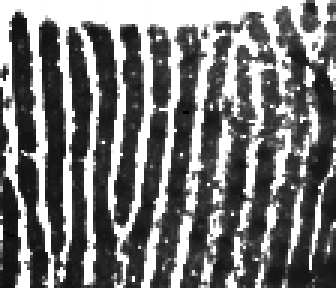
%> input picture 1.bmp, 112 x 96 px (shown 3 times larger)
$ octave WatarShed.m   (GNU Octave 9; MATLAB toolbox functions it lacks are replaced by stand-ins)
%> lines starting %> are read from the running program, lines starting %| are printed output that depends on the picture; in (x1, y1, x2, y2) boxes, pixels count from 0 and x2, y2 are one past the last pixel; in counts of white or black regions, pixels touching at a corner belong together; the program's own positions count from 1
%% 转灰度，转梯度
rgb=imread('1.bmp');
%> rgb is the input picture: size 96x112x3 uint8; min 0, max 255, mean 120.1
%rgb = imread('pears.png');
I = rgb2gray(rgb);
subplot(341);imshow(I),title('input image');
I_binary= im2bw(I,graythresh(I));       %对图像二值化
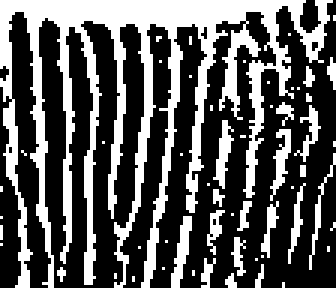
%> I_binary: size 96x112 logical (shown 3 times larger); 35.4% white; 56 white regions (42 under 20 px), largest, box (x1, y1, x2, y2) and area: (0, 0, 111, 96) 3088, (57, 72, 64, 96) 81, (90, 43, 97, 67) 72
subplot(342);imshow(I_binary,[]), title('binary of input image)')
% I_watershed=watershed(I)%直接分割会出现过度分割的情况
% figure, imshow(I_watershed), title('Watershed transform of original image')
hy = fspecial('sobel');
hx = hy';
Iy = imfilter(double(I), hy, 'replicate');
Ix = imfilter(double(I), hx, 'replicate');
%gradmag = sqrt(Ix.^2 + Iy.^2);
Im=double(I);
[ix,iy]=gradient(Im);
gradmag = sqrt(ix.*ix+iy.*iy);
gradmag = uint8(gradmag);
%> gradmag: size 96x112 uint8
subplot(3,4,11);imshow(gradmag),title('gradmag');
% figure;imshow(gradmag,[]), title('Gradient magnitude (gradmag)')

% L_watershed_gradmag = watershed(gradmag);
% %L = label2rgb(L);
% figure, imshow(L_watershed_gradmag), title('Watershed transform of gradient magnitude')
% %RigionMin = imregionalmin(L_watershed_gradmag);
% RigionMin = imregionalmin(I);%计算原始图像的 regionalmin
% figure;imshow(RigionMin ,[]), title('region minima')
%
% RigionMin_modified=bwareaopen(RigionMin, 20);
% figure;imshow(RigionMin ,[]), title('modified region minima')
%
% externalMakers=watershed(RigionMin);
% figure;imshow(externalMakers,[]), title('externalMakers')
%MakerImage = imimposemin(I_binary, RigionMin);
%figure;imshow(MakerImage,[]), title('MakerImage')


%% comput the background markers
% D = bwdist(RigionMin);
% %figure;imshow(D), title('D')
% DL = watershed(D);
% backMakers = DL == 0;
% figure;imshow(DL), title('Watershed ridge lines (bgm)')


%%
%Mark the Foreground Objects
se = strel('square', 3);
%Io = imopen(I, se);
%figure;imshow(Io), title('Opening (Io)')
Ie = imerode(I, se);
Iobr = imreconstruct(Ie, I);
%figure;imshow(Iobr), title('Opening-by-reconstruction (Iobr)')
%Ioc = imclose(Io, se);
% figure;imshow(Ioc), title('Opening-closing (Ioc)')
Iobrd = imdilate(Iobr, se);
Iobrcbr = imreconstruct(imcomplement(Iobrd), imcomplement(Iobr));
%作用：Calculate the regional maxima of Iobrcbr to obtain good foreground markers.
Iobrcbr = imcomplement(Iobrcbr);%Iobrcbr为经过什么开环闭环重建后的image，暂时不知道有没有用
subplot(343);imshow(Iobrcbr), title('Opening-closing by reconstruction (Iobrcbr)')
%imreginalmax() 返回该像素与其周围8个像素点比较是否为最大值，是则返回1，否则返回0
fgm = imregionalmin(Iobrcbr);
%> fgm: size 96x112 logical; 12.3% white in thin lines or dots
subplot(344);imshow(fgm), title('Regional minima of opening-closing by reconstruction (fgm)')
I2 = I;%(原来这里是I哦！！！！！想改成Iobrcbr）
I2(fgm) = 255;%将为1的像素点赋值为255(regional minima设置为白色)
%> I2: size 96x112 uint8; min 7, max 255, mean 147.4
%感觉这里I2效果最好
subplot(345); imshow(I2), title('Regional minima  is tapped on original image (I2)')


%%---------------------对foreground Makers进行 modify-------------------%%
%%-------------- 问题应该出现在这里面-------------------------/
%不modified的话fgb太多，最后的结果太复杂，modified的话有fgb太少，最后无法分割
se2 = strel(ones(2,2));
fgm2 = imopen(fgm, se2);
%> fgm2: size 96x112 logical; 10.1% white in thin lines or dots
%fgm3 = imreconstruct(fgm2, fgm);  %这句话把好多Rigional minima都给去除了
fgm3 = bwareaopen(fgm2, 5);
%> fgm3: size 96x112 logical; 9.9% white in thin lines or dots
I3 = I;
I3(fgm3) = 255;% I3为改善后的原图像的 regional minima,暂时还不知道是否有用
%> I3: size 96x112 uint8; min 7, max 255, mean 142.1

%subplot(346);imshow(fgm3);title('Modified regional maxima superimposed on original image (fgm4)')

%%
%Compute Background Markers
%bw1 = im2bw(Iobrcbr, graythresh(Iobrcbr));
bw1 = im2bw(I3, graythresh(I3)); %二值化(I2就是加了白块的I)
%> bw1: size 96x112 logical; 45.1% white; 67 white regions (55 under 20 px), largest, box (x1, y1, x2, y2) and area: (0, 0, 112, 96) 3891, (87, 61, 102, 88) 122, (57, 72, 68, 96) 118
%subplot(3,4,12);imshow(bw1),title('binary of I2')
D = bwdist(bw1);
DL = watershed(D);
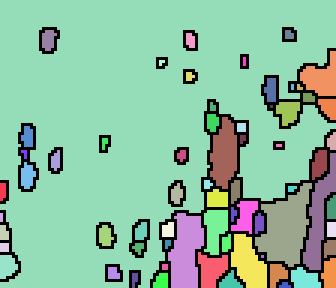
%> DL: size 96x112 uint8 (shown 3 times larger); 68 distinct labels, from 0 to 67; one colour per label, 0 black
bgm = DL == 0; %bgm一开始是0，然后将DL中值为0的像素点赋值给 bgm为1
%> bgm: size 96x112 logical; 10.7% white in thin lines or dots
fgm3(bgm)=255;
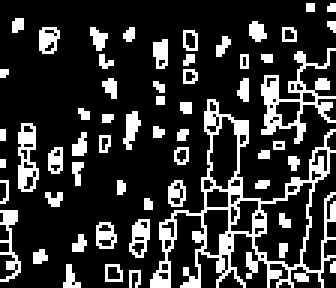
%> fgm3: size 96x112 logical (shown 3 times larger); 20.6% white in thin lines or dots
subplot(347); imshow(fgm3), title('bgm')
bw1(fgm3)=255;
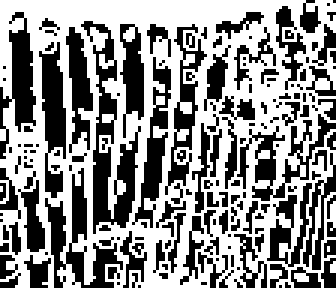
%> bw1: size 96x112 logical (shown 3 times larger); 55.8% white; 162 black regions (121 under 20 px), largest, box (x1, y1, x2, y2) and area: (27, 7, 47, 78) 460, (15, 56, 41, 96) 343, (79, 38, 112, 67) 281
subplot(346);imshow(bw1)

backMaker=watershed(im2bw(I2, graythresh(I2)));
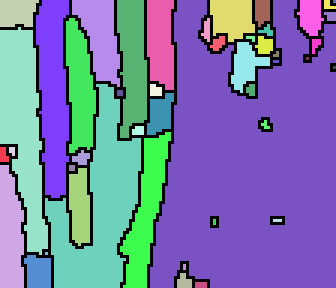
%> backMaker: size 96x112 uint8 (shown 3 times larger); 47 distinct labels, from 0 to 46; one colour per label, 0 black
subplot(348);imshow(backMaker),title('my_backMaker')
gradmag2 = imimposemin(gradmag,fgm|bgm);
gradmag2=uint8(gradmag2);
%subplot(3,4,12);imshow(gradmag2),title('gradmag2')
%gradmag2 = imimposemin(gradmag,fgm4);
subplot(3,4,12); imshow(gradmag2), title('gradmag2')
L = watershed(gradmag2);
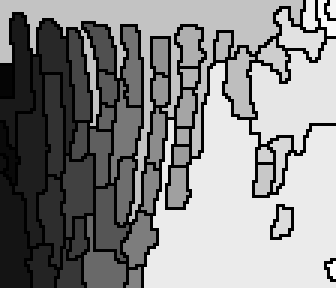
%> L: size 96x112 uint8 (shown 3 times larger); min 0, max 51, mean 27.2; drawn with min black and max white
subplot(349);imshow(label2rgb(L)),title('final result')
%> after `imshow(label2rgb(L))`:
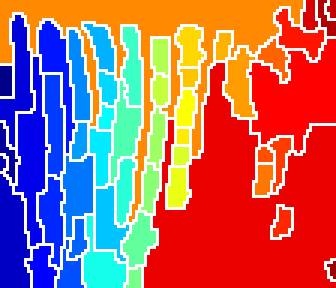
%> displayed picture: size 96x112x3, on the screen's scale of 0 to 255 (shown 3 times larger); mean R, G, B 178, 107, 109.8
I4 = I;
%> (the run ends here)

$ run again, with 271_2_2.jpg saved as 1.bmp
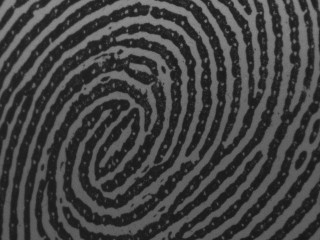
%> input picture 271_2_2.jpg, 320 x 240 px
%> rgb is the input picture: size 240x320 uint8; min 18, max 148, mean 66.1
%> `I_binary= im2bw(I,graythresh(I));`:
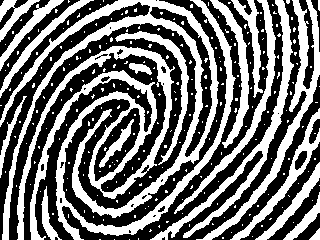
%> I_binary: size 240x320 logical; 44.4% white; 273 white regions (253 under 20 px), largest, box (x1, y1, x2, y2) and area: (17, 0, 236, 240) 9559, (0, 0, 219, 240) 7056, (150, 0, 294, 240) 2909
%> fgm: size 240x320 logical; 13.1% white in thin lines or dots
%> I2: size 240x320 uint8; 13.15% of pixels changed, all inside (x1, y1, x2, y2) = (0, 0, 320, 240)
%> fgm2: size 240x320 logical; 9.1% white in thin lines or dots
%> DL: size 240x320 uint16; 333 distinct labels, from 0 to 332
%> bgm: size 240x320 logical; 14.5% white in thin lines or dots
%> backMaker: size 240x320 uint8; 4 distinct labels, from 0 to 3
%> L: size 240x320 uint8; 108 distinct labels, from 0 to 107
%> `imshow(label2rgb(L))`:
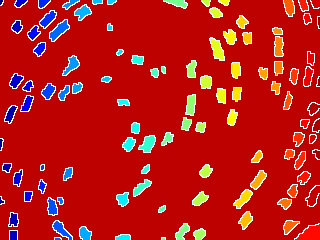
%> displayed picture: size 240x320x3, on the screen's scale of 0 to 255; mean R, G, B 187.3, 28.7, 27
